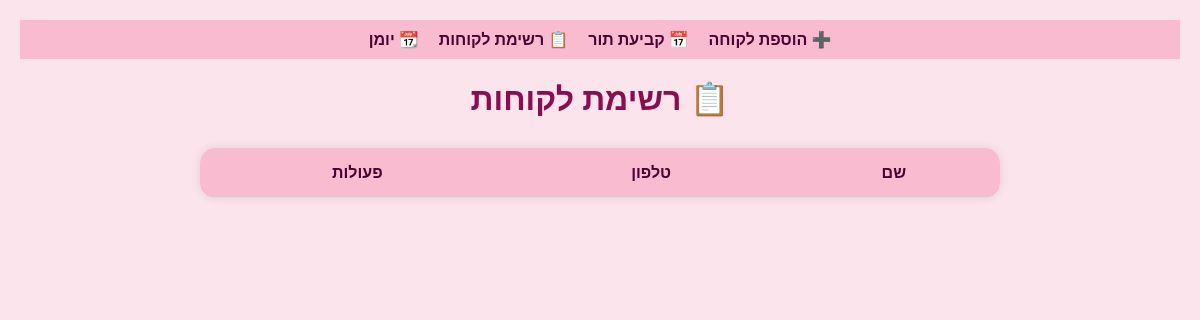
Page /clients on the earlier database version.
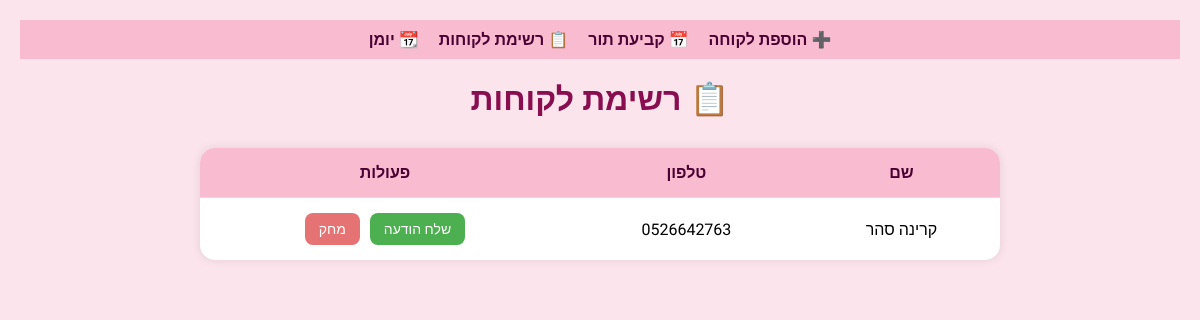
Same page on the later database version.
### app.py (models this page shows)
class Client(db.Model):
    id = db.Column(db.Integer, primary_key=True)
    name = db.Column(db.String(100), nullable=False)
    phone = db.Column(db.String(20), nullable=False)

### app.py (the view)
@app.route('/clients')
def view_clients():
    clients = Client.query.all()
    return render_template('clients.html', clients=clients)

### templates/clients.html (shortened to what this page needs)
<!DOCTYPE html>
<html lang="he" dir="rtl">
<head>
</head>
<body>
  <nav>
    <a href="/add-client">➕ הוספת לקוחה</a>
    <a href="/add-appointment">📅 קביעת תור</a>
    <a href="/clients">📋 רשימת לקוחות</a>
    <a href="/calendar">📆 יומן</a>
  </nav>
  <h1>📋 רשימת לקוחות</h1>
  <table>
    <thead>
      <tr>
        <th>שם</th>
        <th>טלפון</th>
        <th>פעולות</th>
      </tr>
    </thead>
    <tbody>
      {% for client in clients %}
      <tr>
        <td>{{ client.name }}</td>
        <td>{{ client.phone }}</td>
        <td>
          <div class="btns">
            <a class="whatsapp-btn" href="/send-whatsapp/{{ client.id }}" target="_blank">שלח הודעה</a>
            <a class="delete-btn" href="/delete-client/{{ client.id }}" onclick="return confirm('האם אתה בטוח שברצונך למחוק את הלקוחה?');">מחק</a>
          </div>
        </td>
      </tr>
      {% endfor %}
    </tbody>
  </table>
</body>
</html>

Differences in the rows shown:
added Client: name "קרינה סהר", phone "0526642763"
